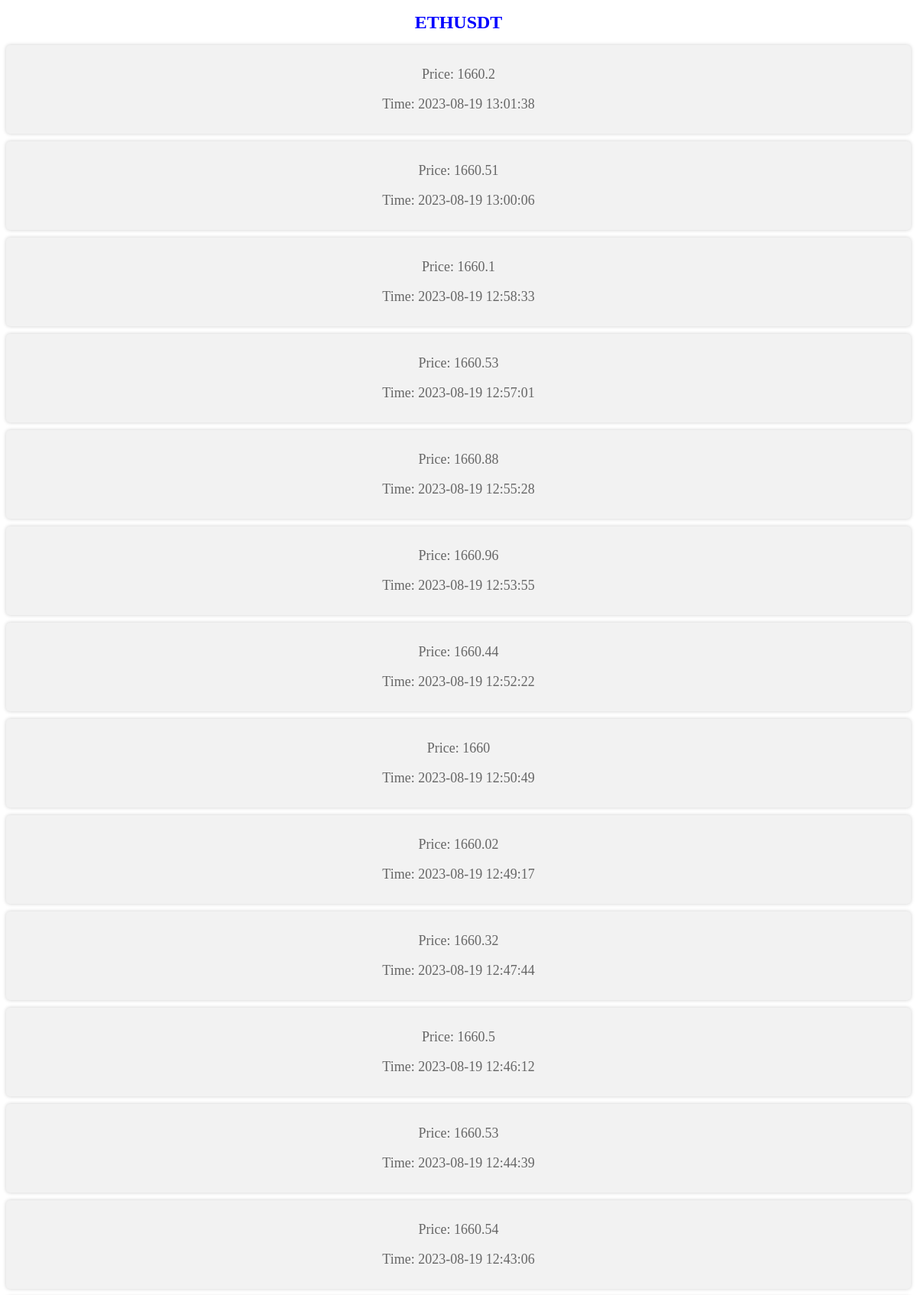
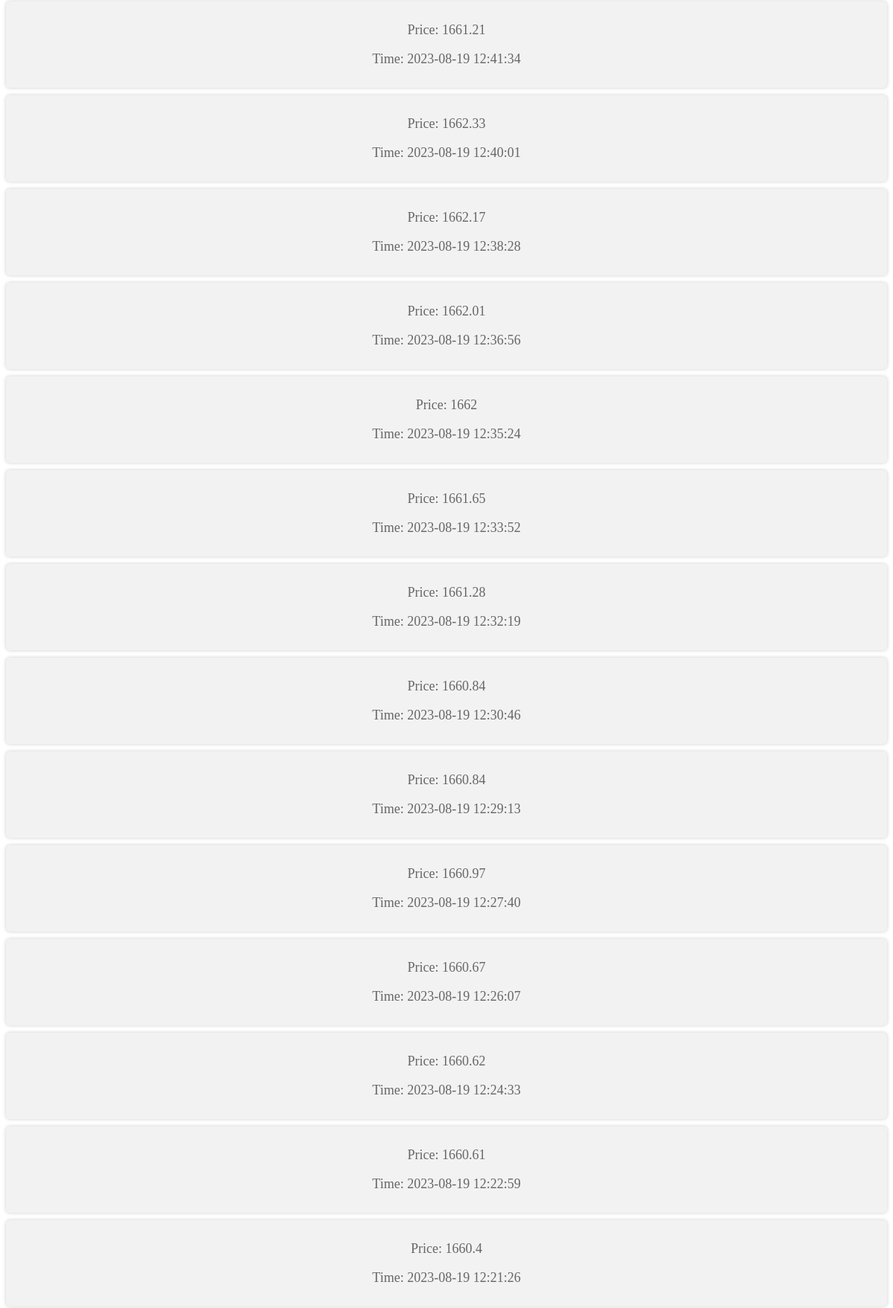
Screenshot of /ETHUSDT (upper part) with the database file from the repository (2 pictures, top to bottom).
### tables this page shows
CREATE TABLE "currency" (
	"id"	INTEGER NOT NULL,
	"symbol"	TEXT NOT NULL,
	"price"	NUMERIC NOT NULL,
	"time"	TEXT NOT NULL,
	PRIMARY KEY("id")
);

### main.py (the view)
@app.route("/<symbol>")
def get_info_about_currency(symbol):
    conn = sqlite3.connect("currency.db")
    cur = conn.cursor()
    currency_info = cur.execute(f"SELECT price,time FROM currency WHERE symbol = '{symbol}' ORDER BY time DESC;")
    return render_template("currency.html",title=symbol,currency_info=currency_info,symbol=symbol)

### templates/currency.html (shortened to what this page needs)
{% extends 'base.html' %}
{% block content %}
<h1 style="color: blue; font-size: 24px;">{{ symbol }}</h1>
{% for element in currency_info %}
    <div class="column">
        <p>Price: {{ element[0] }}</p>
        <p>Time: {{ element[1] }}</p>
    </div>
{% endfor %}
{% endblock%}

### static/css/style.css (style rules this page uses)
body { text-align: center; }
.column { display: block; background-color: #f2f2f2; padding: 10px; margin: 10px 0; border-radius: 5px; box-shadow: 0 0 5px rgba(0, 0, 0, 0.2); text-align: center; }
.column p { font-size: 18px; color: #666; }

### rows the page displays
currency: price "1660.2", time "2023-08-19 13:01:38"
currency: price "1660.51", time "2023-08-19 13:00:06"
currency: price "1660.1", time "2023-08-19 12:58:33"
currency: price "1660.53", time "2023-08-19 12:57:01"
currency: price "1660.88", time "2023-08-19 12:55:28"
currency: price "1660.96", time "2023-08-19 12:53:55"
currency: price "1660.44", time "2023-08-19 12:52:22"
currency: price "1660", time "2023-08-19 12:50:49"
currency: price "1660.02", time "2023-08-19 12:49:17"
currency: price "1660.32", time "2023-08-19 12:47:44"
currency: price "1660.5", time "2023-08-19 12:46:12"
currency: price "1660.53", time "2023-08-19 12:44:39"
currency: price "1660.54", time "2023-08-19 12:43:06"
currency: price "1661.21", time "2023-08-19 12:41:34"
currency: price "1662.33", time "2023-08-19 12:40:01"
currency: price "1662.17", time "2023-08-19 12:38:28"
currency: price "1662.01", time "2023-08-19 12:36:56"
currency: price "1662", time "2023-08-19 12:35:24"
currency: price "1661.65", time "2023-08-19 12:33:52"
currency: price "1661.28", time "2023-08-19 12:32:19"
currency: price "1660.84", time "2023-08-19 12:30:46"
currency: price "1660.84", time "2023-08-19 12:29:13"
currency: price "1660.97", time "2023-08-19 12:27:40"
currency: price "1660.67", time "2023-08-19 12:26:07"
currency: price "1660.62", time "2023-08-19 12:24:33"
currency: price "1660.61", time "2023-08-19 12:22:59"
currency: price "1660.4", time "2023-08-19 12:21:26"

### other values shown
{{ symbol }} "ETHUSDT"
